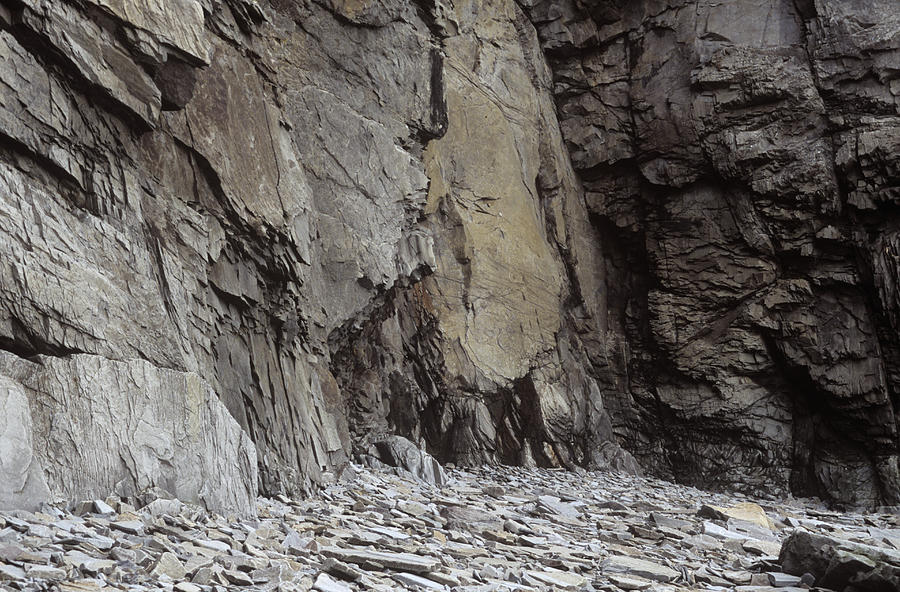
#> input picture image_processing/knn/elements/mountain/cliff_face_2.jpg, 900 x 592 px
$ python make_known_elements.py   (older library calls are emulated)
#> lines starting #> are read from the running program, lines starting #| are printed output that depends on the picture; after the words box and inside, x2 and y2 are one past the last pixel; in counts of white or black regions, pixels touching at a corner belong together; long printed decimals are rounded
import cv2
import os
import numpy as np
import csv
from skimage.feature.texture import graycomatrix, graycoprops


# resizes images in the elements folder to patch size 300x300 and extracts the
# following features of each element: Average color in Blue, Green, Red, and the total number of edges.
# Features are written to known_data.csv and is used by knn.py to label patches from the input image

# to add aditional elements, add images to the elemnts folder, if you want to add
# a new type of element (e.g. dog) create a folder name dog and put dog images in the folder.
# then run this script followd by knn.py

# load and resize images in the elemnts folder
def load_elements(folder_path, target_size=(150, 150)):
#> called with folder_path = 'elements/mountain', target_size = (150, 150)
    images = []  # List to store loaded and resized images
    image_names = []  # List to store image names

    # Iterate through all files in the folder
    for filename in os.listdir(folder_path):
        file_path = os.path.join(folder_path, filename)

        # Check if the file is an image (you can customize the image extensions)
        if filename.lower().endswith(('.png', '.jpg', '.jpeg', '.bmp')):
            image = cv2.imread(file_path)
#> image is the input picture: shape (592, 900, 3); mean B, G, R 94.7, 98.4, 102.8
            if image is not None:
                # Resize the image to the target size
                resized_image = cv2.resize(image, target_size)
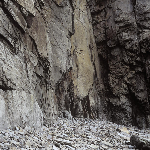
#> resized_image: shape (150, 150, 3); mean B, G, R 94.6, 98.4, 102.7
                images.append(resized_image)
                image_names.append(filename)  # Store the image name

    return images, image_names  # Return both resized images and image names

'''
# load all elements in the folder
def load_elements(folder_path):
    images = []  # List to store loaded images
    image_names = []  # List to store image names

    # Iterate through all files in the folder
    for filename in os.listdir(folder_path):
        file_path = os.path.join(folder_path, filename)

        # Check if the file is an image (you can customize the image extensions)
        if filename.lower().endswith(('.png', '.jpg', '.jpeg', '.gif', '.bmp')):
            image = cv2.imread(file_path)
            if image is not None:
                images.append(image)
                image_names.append(filename)  # Store the image name

    return images, image_names  # Return both images and image names
'''

# Calculate the average color of element
def avg_element_color(element):
    average_color = np.mean(element, axis=(0, 1))
    return average_color.astype(int)

# Count edges in element
def element_edges(element, low_threshold, high_threshold):
    if element.ndim == 3 and element.shape[2] == 3:
        # Convert element to grayscale
        gray_element = cv2.cvtColor(element, cv2.COLOR_BGR2GRAY)
    else:
        # If the image is already one channel, assume it is grayscale
        gray_element = element
    # Detect edges in the element
    edges = cv2.Canny(gray_element, low_threshold, high_threshold)

    # Count the number of edge pixels
    edge_count = cv2.countNonZero(edges)

    return edge_count

def compute_texture_features(element):
    # Convert the element to grayscale
    gray = cv2.cvtColor(element, cv2.COLOR_BGR2GRAY)

    # Compute the GLCM matrix
    glcm = graycomatrix(gray, distances=[1], angles=[0], levels=256, symmetric=True, normed=True)

    # Compute GLCM properties
    contrast = graycoprops(glcm, prop='contrast')[0, 0]
    dissimilarity = graycoprops(glcm, prop='dissimilarity')[0, 0]
    homogeneity = graycoprops(glcm, prop='homogeneity')[0, 0]
    energy = graycoprops(glcm, prop='energy')[0, 0]
    '''
    print("contrast: ", contrast)
    print("dissimilarity: ", dissimilarity)
    print("homogeneity", homogeneity)
    print("energy: ", energy)
    print("correlation",correlation)
    print("\n")
    '''
    return contrast, dissimilarity, homogeneity, energy

# Create a list to store information about each element
element_info = []
# canny edge detection thresholds
low_threshold = 50
high_threshold = 150
# known elements folder
folder_path = 'elements'
# Get a list of subfolders (each folder represents a type)
subfolders = [f.path for f in os.scandir(folder_path) if f.is_dir()]
for type_folder in subfolders:
    type_label = os.path.basename(type_folder)  # Get the folder name as the type_label
    loaded_images, image_names = load_elements(type_folder)
#> loaded_images = 1 item; image_names = ['cliff_face_2.jpg']

    # iterate through all elements
    if loaded_images is not None:
        print("Images loaded successfully.\n")
        for i, (element, image_name) in enumerate(zip(loaded_images, image_names)):
            average_color = avg_element_color(element)
            edges = element_edges(element, low_threshold, high_threshold)
            contrast, dissimilarity, homogeneity, energy = compute_texture_features(element)
            # store information about the element
            element_data = {
                'element_num': i + 1,
                'average_color_BGR': average_color,
                'edge_count': edges,
                'contrast': contrast,
                'dissimilarity': dissimilarity,
                'homogeneity': homogeneity,
                'energy': energy,
                'image_name': image_name,  # Add the image name to the dictionary
                'type_label': type_label,
            }
            element_info.append(element_data)
#> this loop made 1 pass
#> (image_name, average_color, edge_count in element_edges, edges, contrast, dissimilarity, homogeneity, energy) on pass 1: ('cliff_face_2.jpg', [94, 98, 102], 7928, 7928, 1554.1, 27.8, 0.0564, 0.00897)
#> pass 1, in element_edges, `edges = cv2.Canny(gray_element, low_threshold, high_threshold)`:
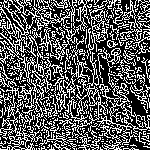
#> edges: shape (150, 150); 35.2% white in thin lines or dots
#> after the loop, element_info = 1 item

        # Convert the list of element information dictionaries into a NumPy array
        element_info_array = np.array(element_info)
    else:
        print("Failed to resize the image.")
#> pass 2 of the loop `for type_folder in subfolders:`:
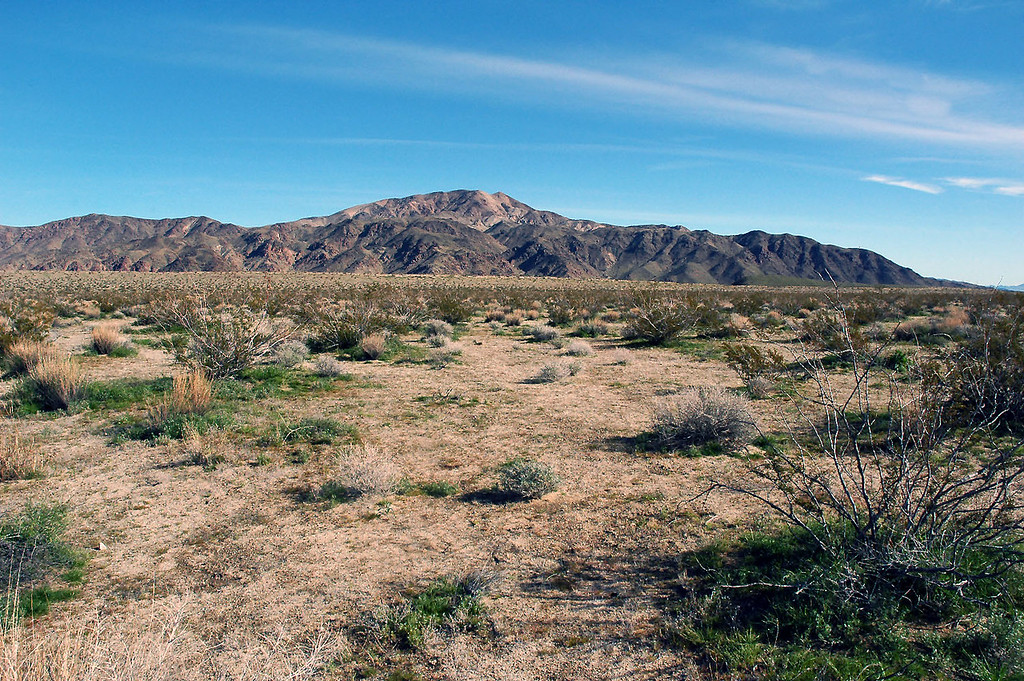
#> input picture image_processing/knn/elements/grass/dry_grass.jpg, 1024 x 681 px
#> in load_elements, image is the input picture: shape (681, 1024, 3); mean B, G, R 135.8, 131.2, 113
#> in load_elements (call 2), `resized_image = cv2.resize(image, target_size)`:
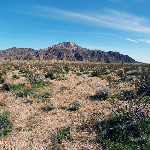
#> resized_image: shape (150, 150, 3); mean B, G, R 135.7, 131.1, 112.9
#> image_names = ['dry_grass.jpg']
#> the loop `for i, (element, image_name) in enumerate(zip(loaded_images, image_nam..` made 1 pass
#> (image_name, average_color, edge_count in element_edges, edges, contrast, dissimilarity, homogeneity, energy) on pass 1: ('dry_grass.jpg', [135, 131, 112], 5703, 5703, 1235.5, 22.22, 0.178, 0.0161)
#> pass 1, in element_edges (call 2), `edges = cv2.Canny(gray_element, low_threshold, high_threshold)`:
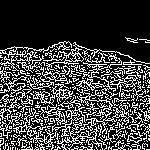
#> edges: shape (150, 150); 25.3% white in thin lines or dots, all inside (x1, y1, x2, y2) = (0, 37, 150, 150)
#> after the loop `for i, (element, image_name) in enumerate(zip(loaded_images, image_nam..`: element_info = 2 items

feature_vectors = []

# Loop through the element_info_array
for element_data in element_info_array:
    average_color_BGR = element_data['average_color_BGR']
    edge_count = element_data['edge_count']
    img_name = element_data['image_name']
    #img_name = img_name.split('.')[0]
    type_label = element_data['type_label']
    #print(type_label)
    contrast = element_data['contrast']
    dissimilarity = element_data['dissimilarity']
    homogeneity = element_data['homogeneity']
    energy = element_data['energy']
    # Create a feature vector with B, G, R, and edge count
    feature_vector = [average_color_BGR[0], average_color_BGR[1], average_color_BGR[2], edge_count,contrast,dissimilarity, homogeneity,energy,img_name, type_label]

    # Append the feature vector to the feature_vectors list
    feature_vectors.append(feature_vector)
#> this loop made 2 passes
#> (average_color_BGR, edge_count, img_name, type_label, contrast, dissimilarity, homogeneity, energy) on passes 1 to 2: ([94, 98, 102], 7928, 'cliff_face_2.jpg', 'mountain', 1554.1, 27.8, 0.0564, 0.00897), ([135, 131, 112], 5703, 'dry_grass.jpg', 'grass', 1235.5, 22.22, 0.178, 0.0161)
#> after the loop, feature_vectors = [[94, 98, 102, 7928, 1554.1, 27.8, 0.0564, 0.00897, 'cliff_face_2.jpg', 'mountain'], [135, 131, 112, 5703, 1235.5, 22.22, 0.178, 0.0161, 'dry_grass.jpg', 'grass']]

# print feature vector
for fv in feature_vectors:
    print(fv)
#> this loop made 2 passes
#| [94, 98, 102, 7928, 1554.121, 27.799, 0.05641, 0.008975, 'cliff_face_2.jpg', 'mountain']
#| [135, 131, 112, 5703, 1235.516, 22.220, 0.1778, 0.01613, 'dry_grass.jpg', 'grass']

#output data
csv_file = 'known_data.csv'

# column names
#header = ["Blue", "Green", "Red", "Edge Count", "Label", "Type"]
header = ["Blue", "Green", "Red", "Edge Count", "Contrast", "Dissimilarity", "Homogeneity", "Energy", "Label", "Type"]
# Write the data to a CSV file
with open(csv_file, mode='w', newline='') as file:
    writer = csv.writer(file)

    # Write the header row
    writer.writerow(header)

    # Write each row of the normalized_feature_vectors
    for fv in feature_vectors:
        writer.writerow(fv)

print(f"\nFeature vectors saved to {csv_file}")
